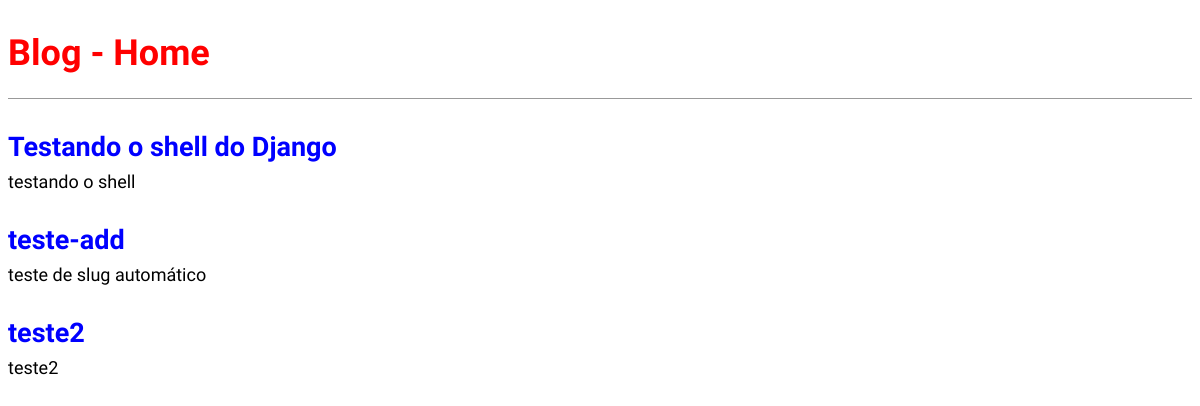
The page / on the database its author committed.
### blog/models.py (models this page shows, shortened)
class Post(models.Model):
    titulo = models.CharField(max_length=255)
    slug = models.SlugField(max_length=255)
    autor = models.ForeignKey(User, on_delete=models.CASCADE)
    conteudo = models.TextField()
    STATUS = (
        ('rascunho', 'Rascunho'),
        ('publicado', 'Publicado'),
    )
    publicado = models.DateTimeField(default=timezone.now)
    criado = models.DateTimeField(auto_now_add=True)
    alterado = models.DateTimeField(auto_now=True)
    status = models.CharField(max_length=10, choices=STATUS, default='rascunho')
    objects  = models.Manager()
    published = PublishedManager()
    def get_absolute_url(self):
        return reverse('post_detail', args=[self.slug])
    class Meta:
        ordering = ('-publicado',)

### blog/views.py (the view)
# urls.py: path('', views.BlogListView.as_view(), name='home'),
class BlogListView(ListView):
    model = Post
    template_name = 'blog/home.html'

### blog/templates/blog/home.html (shortened to what this page needs)
{% extends 'base.html' %}
{% block content %}
{% for post in object_list %}
    <div class="post-entry">
        <h2><a href="{{ post.get_absolute_url }}">{{ post.titulo }}</a></h2>
        <p> {{ post.conteudo }} </p>
    </div>
{% endfor %}
{% endblock content %}

### static/css/style.css (style rules this page uses)
body { font-family: 'Source Sans Pro', sans-serif; font-size: 18px; }
.post-entry { margin-bottom: 2rem; }
.post-entry h2 { margin: 0.5rem 0; }
.post-entry h2 a, .post-entry h2 a:visited { color: blue; text-decoration: none; }
.post-entry p { margin: 0; font-weight: 400; }

### rows shown on the page
Post: titulo "Testando o shell do Django", conteudo "testando o shell"
Post: titulo "teste-add", conteudo "teste de slug automático"
Post: titulo "teste2", conteudo "teste2"
